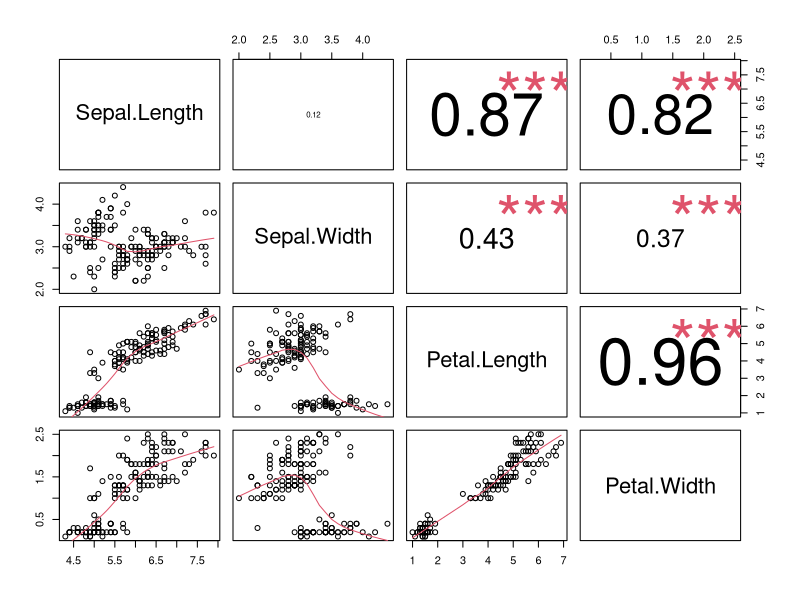

The R script that drew this image:
panel.cor <- function(x, y, digits=2, prefix="", cex.cor) 
{
  usr <- par("usr"); on.exit(par(usr)) 
  par(usr = c(0, 1, 0, 1)) 
  r <- abs(cor(x, y)) 
  txt <- format(c(r, 0.123456789), digits=digits)[1] 
  txt <- paste(prefix, txt, sep="") 
  if(missing(cex.cor)) cex <- 0.8/strwidth(txt) 
  
  test <- cor.test(x,y) 
  # borrowed from printCoefmat
  Signif <- symnum(test$p.value, corr = FALSE, na = FALSE, 
                   cutpoints = c(0, 0.001, 0.01, 0.05, 0.1, 1),
                   symbols = c("***", "**", "*", ".", " ")) 
  
  text(0.5, 0.5, txt, cex = cex * r) 
  text(.8, .8, Signif, cex=cex, col=2) 
}
pairs(iris[1:4], lower.panel=panel.smooth, upper.panel=panel.cor) #example result 
